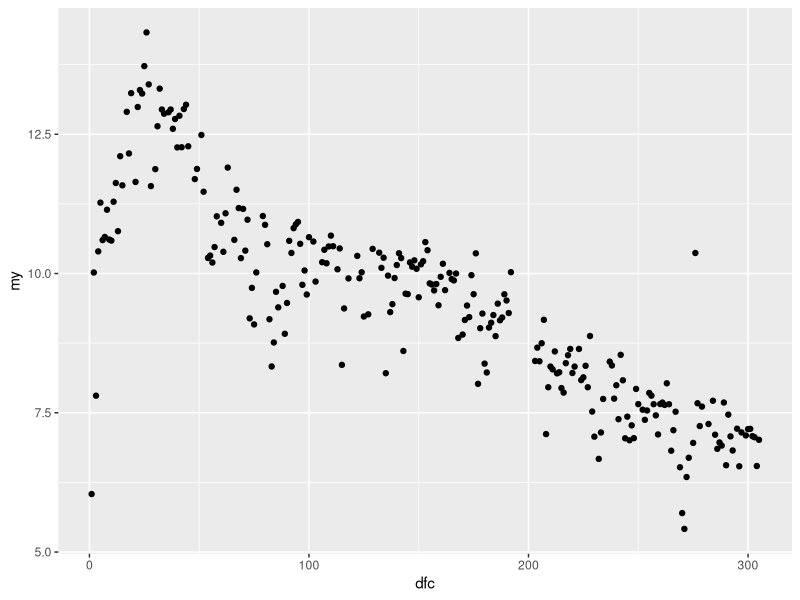

The R source for this figure:
library(ggplot2)
library(magrittr)
library(doBy)
library(dplyr)
options("digits"=3)

data(milkman) # in doBy
head(milkman)
dim(milkman)
milkman$cowno %>% unique %>% length
milkman$cowlact %>% unique %>% length

milkman  %>%  split_by(~cowlact) %>% sapply(nrow) %>% as.data.frame

milkman %>% group_by(cowlact) %>% summarize(n())



#' Name of the game: Given data on milk yield up to day d, how well 
#' can we predict milk yield througout 300 day lactation period?

#' ## Data selection

#' Focus on morning milking
milkman <- subset(milkman, ampm==1)
dim(milkman)

#' Only want complete cases
milkman <- milkman[complete.cases(milkman),]
dim(milkman)

#' Only want the red cows
milkman <- subset(milkman, race=="RDM")
dim(milkman)

#' First recording should be on day 1 after calving
#' Last recording should be after day 300 after calving
d <- sapplyBy(~cowlact, data=milkman, FUN=function(x) range(x$dfc)) %>% 
  t %>% as.data.frame
head(d)
large <- rownames(d)[(d$V1 == 1) & (d$V2 >= 300)]
milkman <- milkman %>% subset(cowlact %in% large)
dim(milkman)

#' Only want first lactation cows
milkman <- milkman %>% subset(lactno==1)
dim(milkman)

milkman_rdm1 <- milkman
ggplot(subset(milkman, cowlact=="0916.1")) + geom_point(aes(x=dfc, y=my))


save(milkman_rdm1, file="milkman_rdm1.RData")
